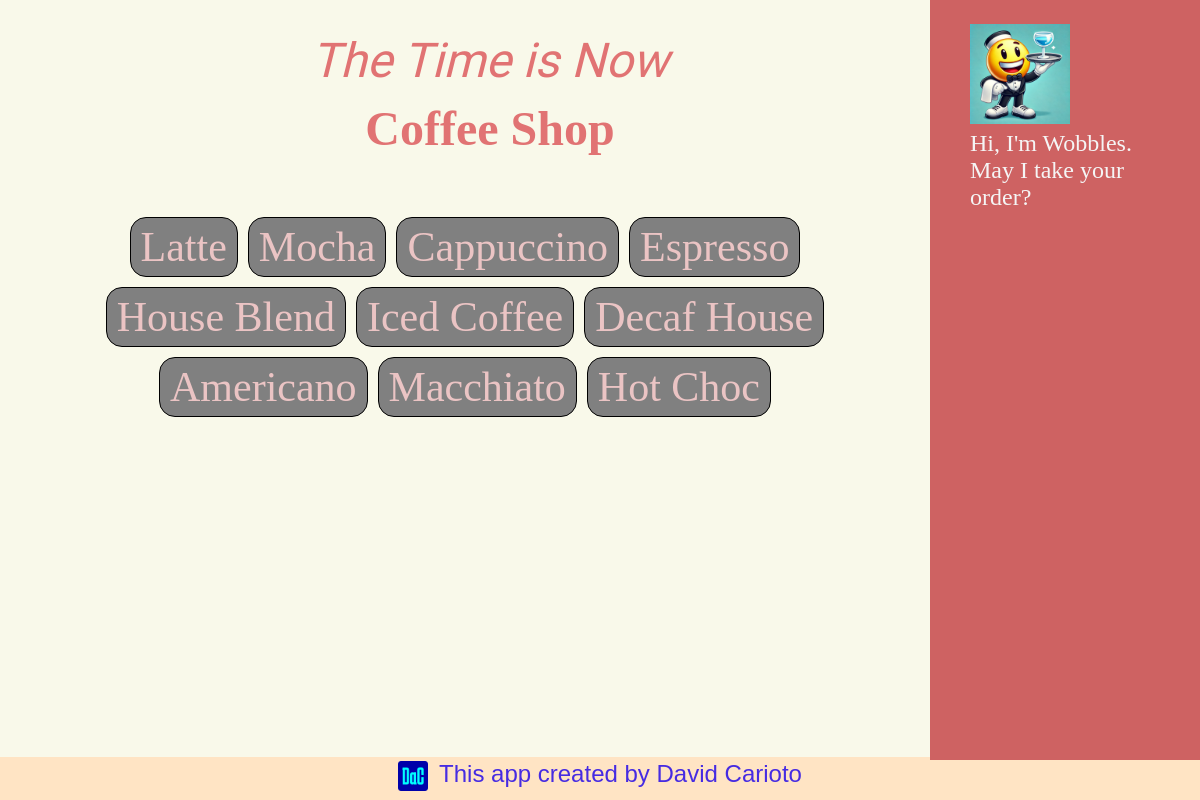
The app's page /pos/begin with its own data.
### pos/models.py (models this page shows, shortened)
class Drink(models.Model):
    drink_name = models.CharField(max_length=20)

### pos/views.py (the view)
# urls.py: path("begin", views.drinklist, name="drinklist"),
def drinklist(request):
    drink_list = Drink.objects.values
    context = {
        "drink_list": drink_list,
    }
    return render(request, "pos/drinklist.html", context)

### pos/context_processors.py (called while the page is built)
def current_order(request):
    order = request.session.get("order", [])
    subtot = 0
    for drink in order:
        subtot = subtot + float(drink["total_cost"])
    order_total = round(subtot * tax, 2)
    tax_amount = round(subtot * (tax - 1), 2)
    return {
        "current_order": order,
        "subtotal": subtot,
        "tax_amount": tax_amount,
        "order_total": order_total,
        "tax": ((tax - 1) * 100),
    }

### pos/templates/pos/drinklist.html (shortened to what this page needs)
{% extends "pos/base.html" %}
{% load static %}
{% block styles %}<link rel="stylesheet" href="{% static 'pos/drinklist.css' %}">{% endblock %}
{% block content %}
<div id="drinklist">
    {% if drink_list %}
    <ul id="drinks">
        {% for drink in drink_list %}
        <li class="allbuts"><a href="{% url 'pos:build' drink.id %}"">{{drink.drink_name}}</a></li>
        {% endfor %}
    </ul>
    {% else %}
    <p>No drinks are available.</p>
    {% endif %}
</div>
    {% endblock %}

### pos/static/pos/base.css (style rules this page uses)
:root { background-color: rgb(249, 249, 234); color: black; font-size: 1.5rem; }
ul { list-style: none; padding-left: 0; }
.allbuts { display: inline-flex; flex-wrap: wrap; justify-content: center; text-decoration: none; font-size: 1.75rem; list-style: none; border: 1px solid black; color: rgb(235, 196, 196); text-align: center; padding: 5px; margin: 5px; background-color: gray; border-radius: 16px; padding: 5px 10px; }

### pos/static/pos/drinklist.css (style rules this page uses)
#drinks { display: inline-flex; flex-wrap: wrap; justify-content: center; }
a { text-decoration: none; color: rgb(235, 196, 196); }

### records on screen
Drink: drink_name "Latte"
Drink: drink_name "Mocha"
Drink: drink_name "Cappuccino"
Drink: drink_name "Espresso"
Drink: drink_name "House Blend"
Drink: drink_name "Iced Coffee"
Drink: drink_name "Decaf House"
Drink: drink_name "Americano"
Drink: drink_name "Macchiato"
Drink: drink_name "Hot Choc"
